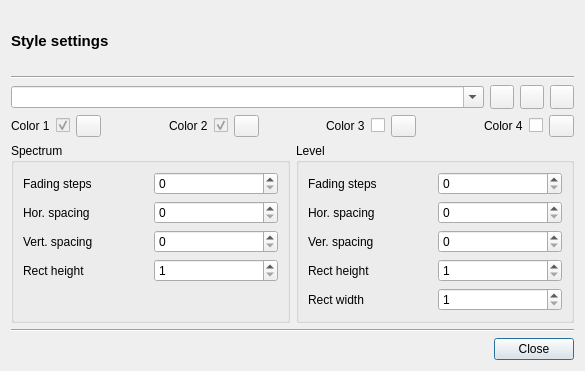
<?xml version="1.0" encoding="UTF-8"?>
<ui version="4.0">
 <class>GUI_Style</class>
 <widget class="QDialog" name="GUI_Style">
  <property name="geometry">
   <rect>
    <x>0</x>
    <y>0</y>
    <width>585</width>
    <height>371</height>
   </rect>
  </property>
  <property name="windowTitle">
   <string>Style</string>
  </property>
  <layout class="QGridLayout" name="gridLayout">
   <item row="1" column="0" colspan="6">
    <widget class="Line" name="line_2">
     <property name="orientation">
      <enum>Qt::Horizontal</enum>
     </property>
    </widget>
   </item>
   <item row="14" column="0" colspan="6">
    <widget class="Line" name="line">
     <property name="orientation">
      <enum>Qt::Horizontal</enum>
     </property>
    </widget>
   </item>
   <item row="15" column="0" colspan="6">
    <layout class="QHBoxLayout" name="horizontalLayout_2">
     <item>
      <spacer name="horizontalSpacer">
       <property name="orientation">
        <enum>Qt::Horizontal</enum>
       </property>
       <property name="sizeHint" stdset="0">
        <size>
         <width>40</width>
         <height>20</height>
        </size>
       </property>
      </spacer>
     </item>
     <item>
      <widget class="QPushButton" name="btn_close">
       <property name="focusPolicy">
        <enum>Qt::StrongFocus</enum>
       </property>
       <property name="text">
        <string>Close</string>
       </property>
      </widget>
     </item>
    </layout>
   </item>
   <item row="10" column="0" colspan="6">
    <layout class="QHBoxLayout" name="horizontalLayout_4">
     <item>
      <widget class="QGroupBox" name="groupBox">
       <property name="title">
        <string>Spectrum</string>
       </property>
       <layout class="QGridLayout" name="gridLayout_2">
        <item row="6" column="1">
         <widget class="QSpinBox" name="sb_rect_height_sp">
          <property name="minimum">
           <number>1</number>
          </property>
          <property name="maximum">
           <number>10</number>
          </property>
         </widget>
        </item>
        <item row="5" column="0">
         <widget class="QLabel" name="label_4">
          <property name="text">
           <string>Vert. spacing</string>
          </property>
         </widget>
        </item>
        <item row="6" column="0">
         <widget class="QLabel" name="label_3">
          <property name="text">
           <string>Rect height</string>
          </property>
         </widget>
        </item>
        <item row="0" column="1">
         <widget class="QSpinBox" name="sb_fading_steps_sp">
          <property name="minimum">
           <number>0</number>
          </property>
          <property name="maximum">
           <number>100</number>
          </property>
          <property name="value">
           <number>0</number>
          </property>
         </widget>
        </item>
        <item row="2" column="0">
         <widget class="QLabel" name="label_7">
          <property name="text">
           <string>Hor. spacing</string>
          </property>
         </widget>
        </item>
        <item row="5" column="1">
         <widget class="QSpinBox" name="sb_v_spacing_sp">
          <property name="maximum">
           <number>20</number>
          </property>
         </widget>
        </item>
        <item row="0" column="0">
         <widget class="QLabel" name="label_8">
          <property name="text">
           <string>Fading steps</string>
          </property>
         </widget>
        </item>
        <item row="2" column="1">
         <widget class="QSpinBox" name="sb_h_spacing_sp">
          <property name="maximum">
           <number>20</number>
          </property>
         </widget>
        </item>
        <item row="7" column="0">
         <widget class="QLabel" name="label_2">
          <property name="text">
           <string/>
          </property>
         </widget>
        </item>
       </layout>
      </widget>
     </item>
     <item>
      <widget class="QGroupBox" name="groupBox_2">
       <property name="title">
        <string>Level</string>
       </property>
       <layout class="QGridLayout" name="gridLayout_3">
        <item row="2" column="0">
         <widget class="QLabel" name="label_12">
          <property name="text">
           <string>Hor. spacing</string>
          </property>
         </widget>
        </item>
        <item row="12" column="1">
         <widget class="QSpinBox" name="sb_rect_height_lv">
          <property name="minimum">
           <number>1</number>
          </property>
          <property name="maximum">
           <number>10</number>
          </property>
         </widget>
        </item>
        <item row="13" column="0">
         <widget class="QLabel" name="label_13">
          <property name="text">
           <string>Rect width</string>
          </property>
         </widget>
        </item>
        <item row="12" column="0">
         <widget class="QLabel" name="label_9">
          <property name="text">
           <string>Rect height</string>
          </property>
         </widget>
        </item>
        <item row="4" column="0">
         <widget class="QLabel" name="label_10">
          <property name="text">
           <string>Ver. spacing</string>
          </property>
         </widget>
        </item>
        <item row="4" column="1">
         <widget class="QSpinBox" name="sb_v_spacing_lv">
          <property name="maximum">
           <number>20</number>
          </property>
         </widget>
        </item>
        <item row="1" column="0">
         <widget class="QLabel" name="label_6">
          <property name="text">
           <string>Fading steps</string>
          </property>
         </widget>
        </item>
        <item row="1" column="1">
         <widget class="QSpinBox" name="sb_fading_steps_lv">
          <property name="maximum">
           <number>100</number>
          </property>
         </widget>
        </item>
        <item row="2" column="1">
         <widget class="QSpinBox" name="sb_h_spacing_lv">
          <property name="maximum">
           <number>20</number>
          </property>
         </widget>
        </item>
        <item row="13" column="1">
         <widget class="QSpinBox" name="sb_rect_width_lv">
          <property name="minimum">
           <number>1</number>
          </property>
         </widget>
        </item>
       </layout>
      </widget>
     </item>
    </layout>
   </item>
   <item row="0" column="0" colspan="3">
    <widget class="QLabel" name="lab_title">
     <property name="font">
      <font>
       <pointsize>11</pointsize>
       <weight>75</weight>
       <bold>true</bold>
      </font>
     </property>
     <property name="text">
      <string>Style settings</string>
     </property>
    </widget>
   </item>
   <item row="2" column="0" colspan="6">
    <layout class="QHBoxLayout" name="horizontalLayout">
     <item>
      <widget class="QComboBox" name="combo_styles">
       <property name="editable">
        <bool>true</bool>
       </property>
      </widget>
     </item>
     <item>
      <widget class="QPushButton" name="btn_undo">
       <property name="minimumSize">
        <size>
         <width>24</width>
         <height>24</height>
        </size>
       </property>
       <property name="maximumSize">
        <size>
         <width>24</width>
         <height>24</height>
        </size>
       </property>
       <property name="focusPolicy">
        <enum>Qt::StrongFocus</enum>
       </property>
       <property name="text">
        <string/>
       </property>
       <property name="icon">
        <iconset resource="../../Resources/Icons.qrc">
         <normaloff>:/Icons/undo.svg.png</normaloff>:/Icons/undo.svg.png</iconset>
       </property>
       <property name="iconSize">
        <size>
         <width>16</width>
         <height>16</height>
        </size>
       </property>
      </widget>
     </item>
     <item>
      <widget class="QPushButton" name="btn_save">
       <property name="minimumSize">
        <size>
         <width>24</width>
         <height>24</height>
        </size>
       </property>
       <property name="maximumSize">
        <size>
         <width>24</width>
         <height>24</height>
        </size>
       </property>
       <property name="focusPolicy">
        <enum>Qt::StrongFocus</enum>
       </property>
       <property name="text">
        <string/>
       </property>
       <property name="icon">
        <iconset resource="../../Resources/Icons.qrc">
         <normaloff>:/Icons/save.svg.png</normaloff>:/Icons/save.svg.png</iconset>
       </property>
       <property name="iconSize">
        <size>
         <width>16</width>
         <height>16</height>
        </size>
       </property>
      </widget>
     </item>
     <item>
      <widget class="QPushButton" name="btn_delete">
       <property name="minimumSize">
        <size>
         <width>24</width>
         <height>24</height>
        </size>
       </property>
       <property name="maximumSize">
        <size>
         <width>24</width>
         <height>24</height>
        </size>
       </property>
       <property name="focusPolicy">
        <enum>Qt::StrongFocus</enum>
       </property>
       <property name="text">
        <string/>
       </property>
       <property name="icon">
        <iconset resource="../../Resources/Icons.qrc">
         <normaloff>:/Icons/delete.svg.png</normaloff>:/Icons/delete.svg.png</iconset>
       </property>
       <property name="iconSize">
        <size>
         <width>16</width>
         <height>16</height>
        </size>
       </property>
      </widget>
     </item>
    </layout>
   </item>
   <item row="3" column="0" colspan="6">
    <layout class="QGridLayout" name="gridLayout_4">
     <item row="0" column="7">
      <spacer name="horizontalSpacer_3">
       <property name="orientation">
        <enum>Qt::Horizontal</enum>
       </property>
       <property name="sizeHint" stdset="0">
        <size>
         <width>40</width>
         <height>20</height>
        </size>
       </property>
      </spacer>
     </item>
     <item row="0" column="4">
      <widget class="QLabel" name="label_15">
       <property name="text">
        <string>Color 2</string>
       </property>
      </widget>
     </item>
     <item row="0" column="0">
      <widget class="QLabel" name="label_16">
       <property name="text">
        <string>Color 1</string>
       </property>
      </widget>
     </item>
     <item row="0" column="6">
      <widget class="QPushButton" name="btn_col2">
       <property name="maximumSize">
        <size>
         <width>25</width>
         <height>16777215</height>
        </size>
       </property>
       <property name="focusPolicy">
        <enum>Qt::StrongFocus</enum>
       </property>
       <property name="text">
        <string/>
       </property>
       <property name="iconSize">
        <size>
         <width>18</width>
         <height>18</height>
        </size>
       </property>
       <property name="checked">
        <bool>false</bool>
       </property>
      </widget>
     </item>
     <item row="0" column="8">
      <widget class="QLabel" name="label_14">
       <property name="text">
        <string>Color 3</string>
       </property>
      </widget>
     </item>
     <item row="0" column="12">
      <widget class="QLabel" name="label">
       <property name="text">
        <string>Color 4</string>
       </property>
      </widget>
     </item>
     <item row="0" column="1">
      <widget class="QCheckBox" name="checkBox">
       <property name="enabled">
        <bool>false</bool>
       </property>
       <property name="maximumSize">
        <size>
         <width>20</width>
         <height>16777215</height>
        </size>
       </property>
       <property name="layoutDirection">
        <enum>Qt::RightToLeft</enum>
       </property>
       <property name="text">
        <string/>
       </property>
       <property name="checkable">
        <bool>true</bool>
       </property>
       <property name="checked">
        <bool>true</bool>
       </property>
      </widget>
     </item>
     <item row="0" column="5">
      <widget class="QCheckBox" name="checkBox_2">
       <property name="enabled">
        <bool>false</bool>
       </property>
       <property name="maximumSize">
        <size>
         <width>20</width>
         <height>16777215</height>
        </size>
       </property>
       <property name="layoutDirection">
        <enum>Qt::RightToLeft</enum>
       </property>
       <property name="text">
        <string/>
       </property>
       <property name="checkable">
        <bool>true</bool>
       </property>
       <property name="checked">
        <bool>true</bool>
       </property>
      </widget>
     </item>
     <item row="0" column="9">
      <widget class="QCheckBox" name="cb_col3">
       <property name="maximumSize">
        <size>
         <width>20</width>
         <height>16777215</height>
        </size>
       </property>
       <property name="layoutDirection">
        <enum>Qt::RightToLeft</enum>
       </property>
       <property name="text">
        <string/>
       </property>
      </widget>
     </item>
     <item row="0" column="13">
      <widget class="QCheckBox" name="cb_col4">
       <property name="maximumSize">
        <size>
         <width>20</width>
         <height>16777215</height>
        </size>
       </property>
       <property name="layoutDirection">
        <enum>Qt::RightToLeft</enum>
       </property>
       <property name="text">
        <string/>
       </property>
      </widget>
     </item>
     <item row="0" column="2">
      <widget class="QPushButton" name="btn_col1">
       <property name="maximumSize">
        <size>
         <width>25</width>
         <height>16777215</height>
        </size>
       </property>
       <property name="focusPolicy">
        <enum>Qt::StrongFocus</enum>
       </property>
       <property name="text">
        <string/>
       </property>
       <property name="iconSize">
        <size>
         <width>18</width>
         <height>18</height>
        </size>
       </property>
       <property name="checked">
        <bool>false</bool>
       </property>
      </widget>
     </item>
     <item row="0" column="10">
      <widget class="QPushButton" name="btn_col3">
       <property name="maximumSize">
        <size>
         <width>25</width>
         <height>16777215</height>
        </size>
       </property>
       <property name="focusPolicy">
        <enum>Qt::StrongFocus</enum>
       </property>
       <property name="text">
        <string/>
       </property>
       <property name="iconSize">
        <size>
         <width>18</width>
         <height>18</height>
        </size>
       </property>
      </widget>
     </item>
     <item row="0" column="14">
      <widget class="QPushButton" name="btn_col4">
       <property name="maximumSize">
        <size>
         <width>25</width>
         <height>16777215</height>
        </size>
       </property>
       <property name="focusPolicy">
        <enum>Qt::StrongFocus</enum>
       </property>
       <property name="text">
        <string/>
       </property>
       <property name="iconSize">
        <size>
         <width>18</width>
         <height>18</height>
        </size>
       </property>
      </widget>
     </item>
     <item row="0" column="3">
      <spacer name="horizontalSpacer_2">
       <property name="orientation">
        <enum>Qt::Horizontal</enum>
       </property>
       <property name="sizeHint" stdset="0">
        <size>
         <width>40</width>
         <height>20</height>
        </size>
       </property>
      </spacer>
     </item>
     <item row="0" column="11">
      <spacer name="horizontalSpacer_4">
       <property name="orientation">
        <enum>Qt::Horizontal</enum>
       </property>
       <property name="sizeHint" stdset="0">
        <size>
         <width>40</width>
         <height>20</height>
        </size>
       </property>
      </spacer>
     </item>
    </layout>
   </item>
  </layout>
 </widget>
 <resources>
  <include location="../../Resources/Icons.qrc"/>
 </resources>
 <connections>
  <connection>
   <sender>btn_close</sender>
   <signal>clicked()</signal>
   <receiver>GUI_Style</receiver>
   <slot>close()</slot>
   <hints>
    <hint type="sourcelabel">
     <x>453</x>
     <y>327</y>
    </hint>
    <hint type="destinationlabel">
     <x>252</x>
     <y>175</y>
    </hint>
   </hints>
  </connection>
  <connection>
   <sender>cb_col3</sender>
   <signal>toggled(bool)</signal>
   <receiver>btn_col3</receiver>
   <slot>setEnabled(bool)</slot>
   <hints>
    <hint type="sourcelabel">
     <x>333</x>
     <y>90</y>
    </hint>
    <hint type="destinationlabel">
     <x>401</x>
     <y>90</y>
    </hint>
   </hints>
  </connection>
  <connection>
   <sender>cb_col4</sender>
   <signal>toggled(bool)</signal>
   <receiver>btn_col4</receiver>
   <slot>setEnabled(bool)</slot>
   <hints>
    <hint type="sourcelabel">
     <x>469</x>
     <y>90</y>
    </hint>
    <hint type="destinationlabel">
     <x>538</x>
     <y>90</y>
    </hint>
   </hints>
  </connection>
 </connections>
</ui>
